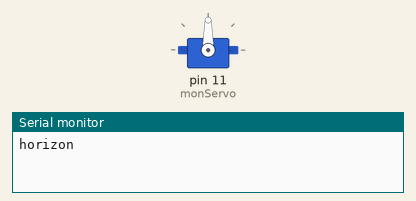
Recording of a sketch running on a simulated Arduino Uno, built with avr-gcc and run on an emulated ATmega328P. Shown: servo, the last lines printed to the serial monitor.

Above: at 0.05 s.
At 3.0 s:
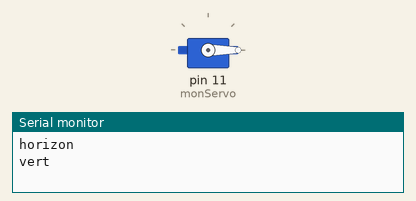
At 6.0 s:
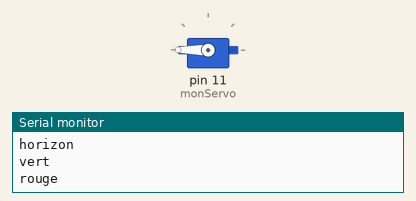
Timing chart, 0 to 7.8 s (numbered marks = the images above):
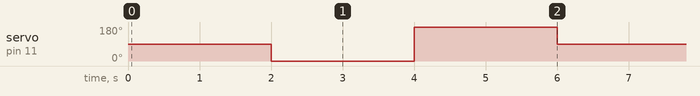

Measured:
- by itself, servo on pin 11 (monServo): repeats every 6.0 s: 180° 2.0 s, 90° 2.0 s, 0° 2.0 s

The sketch:

servomoteur.ino
```cpp
#include <Servo.h>  // on inclut la bibliothèque pour piloter un servomoteur

Servo monServo;

void setup()
{Serial.begin(9600);
    monServo.attach(11);
}

void loop()
{monServo.write(90);// horizon
 Serial.println("horizon");
  delay(2000);
  monServo.write(0);
 Serial.println("vert");// 0 vert en haut
  delay(2000);

  monServo.write(180);
 Serial.println("rouge");// rouge en haut
  delay(2000);

}
```
